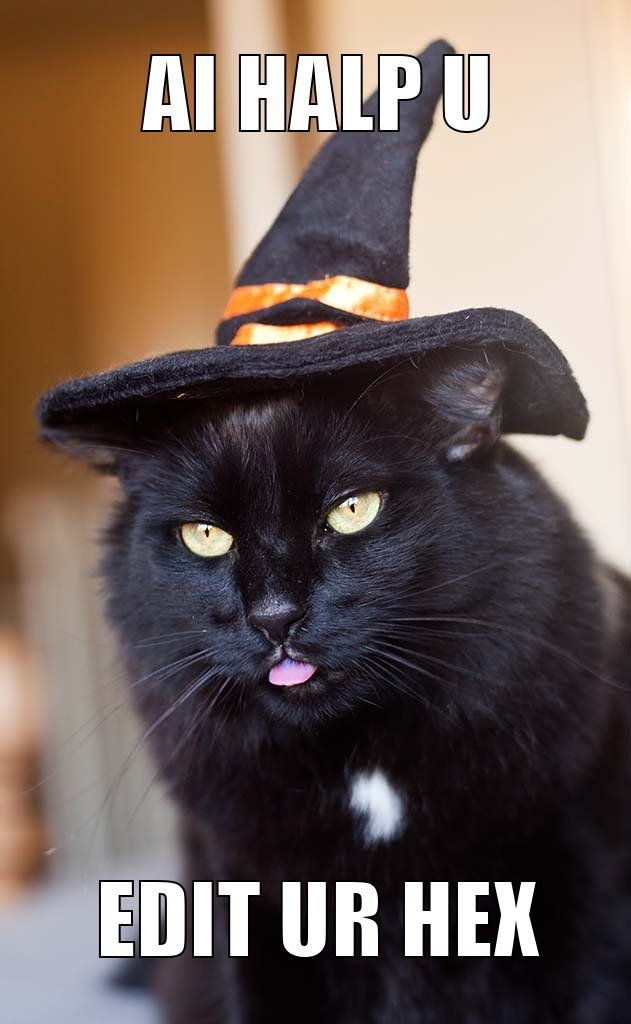
#> input picture CTF-writeups-public/writeups/PicoCTF_2018/writeupfiles/hex_editor.jpg, 631 x 1024 px
$ python extractlsb.py --inputimage ../../../CTF-writeups-public/writeups/PicoCTF_2018/writeupfiles/hex_editor.jpg
#> lines starting #> are read from the running program, lines starting #| are printed output that depends on the picture; after the words box and inside, x2 and y2 are one past the last pixel; in counts of white or black regions, pixels touching at a corner belong together
import argparse
import binascii
from pathlib import Path
from PIL import Image, ImageFile
ImageFile.LOAD_TRUNCATED_IMAGES = True


def text_from_bits(bits):
    n = int(bits, 2)
    return int2bytes(n)


def int2bytes(i):
    hex_string = '%x' % i
    n = len(hex_string)
    return binascii.unhexlify(hex_string.zfill(n + (n & 1)))


def extract_lsb(inputimage, text, invert, decode, resize, interlace, bit):
#> called with text = False, invert = False, decode = False, interlace = False, bit = 0
    outfilename = Path(inputimage).resolve().stem
    img = Image.open(inputimage)
#> img is the input picture: PIL image 631x1024 RGB; mean R, G, B 112.8, 97.6, 90.6
    img = img.convert('RGB')  # TODO: add support for alpha channel?
    pixels = img.load()

    (w, h) = img.size
#> w = 631; h = 1024
    print(w, h)
#| 631 1024

    background = "white" if invert else "black"
    foreground = (0, 0, 0) if invert else (255, 255, 255)

    outimg_r = Image.new('RGB', (w, h), background)
#> outimg_r: PIL image 631x1024 RGB; every value is 0
    outimg_g = Image.new('RGB', (w, h), background)
    outimg_b = Image.new('RGB', (w, h), background)

    pixels_r = outimg_r.load()
    pixels_g = outimg_g.load()
    pixels_b = outimg_b.load()

    if text or decode:
        pixels_txt = ['', '', '']

    for j in range(0, h):
        if text or decode:
            for i in range(0, 3):
                pixels_txt[i] += '\n'
        for i in range(0, w):
            (r, g, b) = pixels[i, j]
            if r & (2 ** bit):
                pixels_r[i, j] = foreground
            if g & (2 ** bit):
                pixels_g[i, j] = foreground
            if b & (2 ** bit):
                pixels_b[i, j] = foreground
            if text or decode:
                pixels_txt[0] += str(r & 1) if not invert else str((r & 1) ^ 1)
                pixels_txt[1] += str(g & 1) if not invert else str((g & 1) ^ 1)
                pixels_txt[2] += str(b & 1) if not invert else str((b & 1) ^ 1)

    if resize:
        r=int(resize)
        outimg_r = outimg_r.resize((r * w, r * h))
        outimg_g = outimg_g.resize((r * w, r * h))
        outimg_b = outimg_b.resize((r * w, r * h))

    outimg_r.save(outfilename + "_lsb_r.%s.png" % bit)
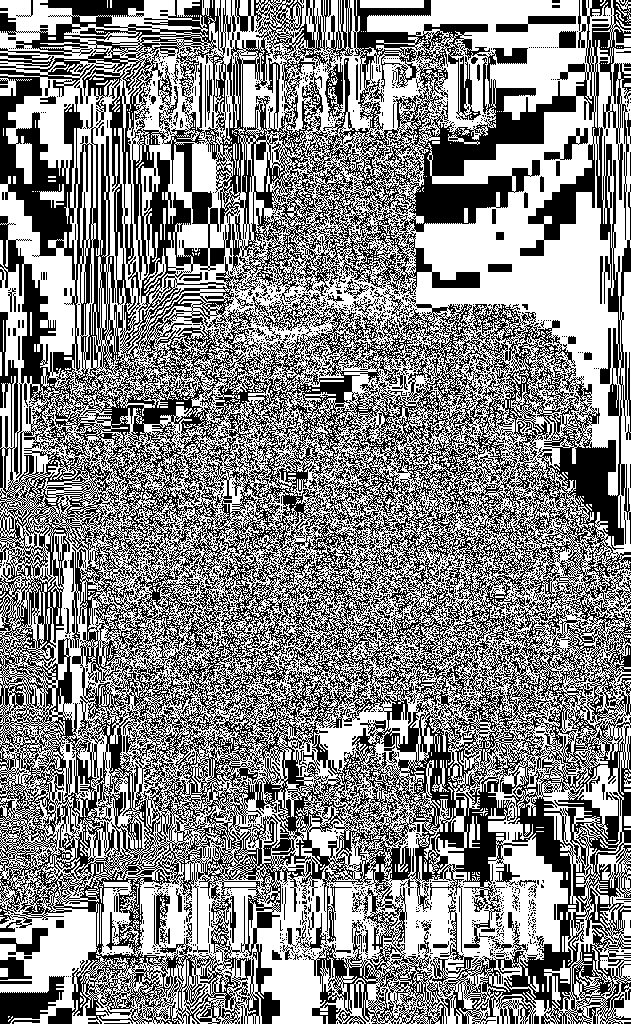
#> saved as hex_editor_lsb_r.0.png: PIL image 631x1024 RGB; 53.5% white; 1774 black regions (1636 under 20 px), largest, box (x1, y1, x2, y2) and area: (0, 0, 631, 1024) 285112, (0, 976, 65, 1024) 1582, (496, 16, 576, 32) 640
    outimg_g.save(outfilename + "_lsb_g.%s.png" % bit)
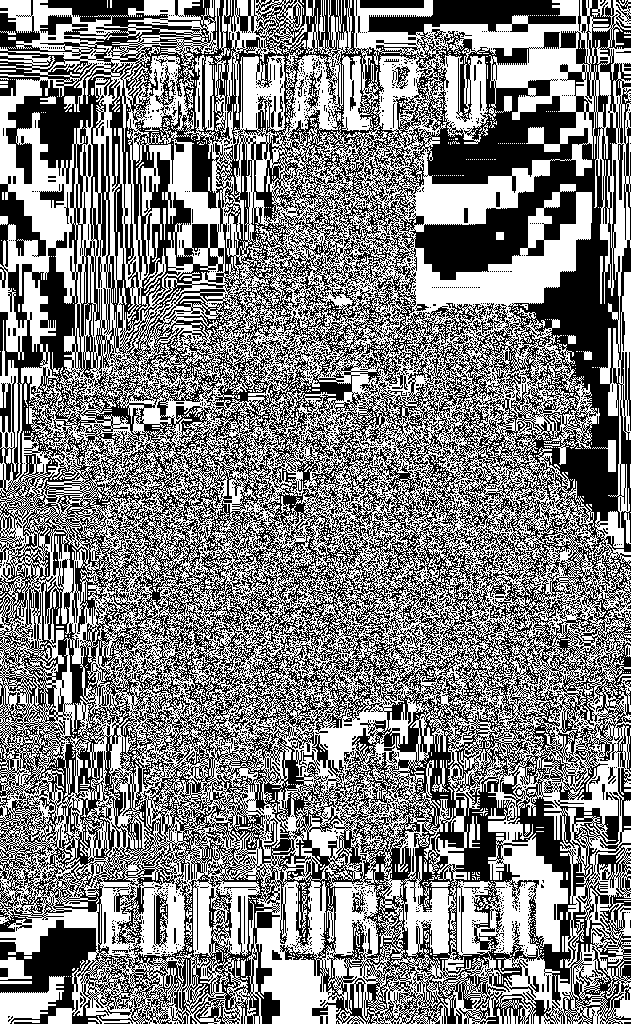
#> saved as hex_editor_lsb_g.0.png: PIL image 631x1024 RGB; 50.8% white; 1707 black regions (1626 under 20 px), largest, box (x1, y1, x2, y2) and area: (0, 0, 631, 1024) 308020, (360, 0, 424, 8) 512, (154, 891, 168, 947) 462
    outimg_b.save(outfilename + "_lsb_b.%s.png" % bit)
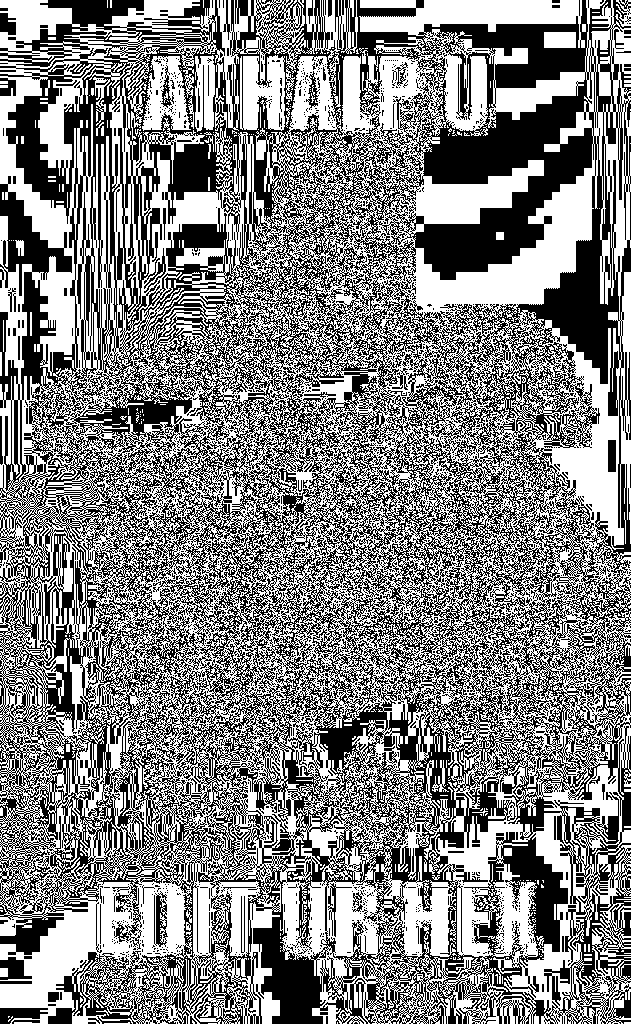
#> saved as hex_editor_lsb_b.0.png: PIL image 631x1024 RGB; 51.5% white; 1613 black regions (1524 under 20 px), largest, box (x1, y1, x2, y2) and area: (0, 0, 631, 1024) 302568, (0, 1008, 48, 1024) 499, (154, 891, 168, 947) 452

    if text:
        with open(outfilename + '_lsb_r.txt', 'w') as fr, open(outfilename + '_lsb_g.txt', 'w') as fg, open(outfilename + '_lsb_b.txt', 'w') as fb:
            fr.write(pixels_txt[0].lstrip())
            fg.write(pixels_txt[1].lstrip())
            fb.write(pixels_txt[2].lstrip())
        if interlace:
            with open(outfilename + '_lsb_rgb.txt', 'w') as fi:
                for i in range(0, len(pixels_txt[0])):
                    fi.write(pixels_txt[0][i].lstrip())
                    fi.write(pixels_txt[1][i].lstrip())
                    fi.write(pixels_txt[2][i].lstrip())


    # convert the bitstring to bytes and save
    # TODO needs work on: padding, encodings
    if decode:
        #padsize = 8 - len(pixels_txt[0].replace('\n', '')) % 8
        pixels_txt[0] = pixels_txt[0].replace('\n', '')
        pixels_txt[1] = pixels_txt[1].replace('\n', '')
        pixels_txt[2] = pixels_txt[2].replace('\n', '')
        with open(outfilename + '_lsb_r.bin', 'wb') as fr, open(outfilename + '_lsb_g.bin', 'wb') as fg, open(outfilename + '_lsb_b.bin', 'wb') as fb:
            fr.write(text_from_bits(pixels_txt[0]))
            fg.write(text_from_bits(pixels_txt[1]))
            fb.write(text_from_bits(pixels_txt[2]))
        if interlace:
            pixels_interlaced = ''
            for i in range(0, len(pixels_txt[0])):
                pixels_interlaced += pixels_txt[0][i].lstrip() + pixels_txt[1][i].lstrip() + pixels_txt[2][i].lstrip()
            print("oi: "+ pixels_interlaced)
            with open(outfilename + '_lsb_rgb.bin', 'wb') as fi:
                fi.write(text_from_bits(pixels_interlaced)[:])


if __name__ == '__main__':
    parser = argparse.ArgumentParser(description='Extract LSB from each channel of an image')
    parser.add_argument('-i', '--inputimage', help='Input image', required=True)
    parser.add_argument('--text', action='store_true', help='also output textual format')
    parser.add_argument('--interlace', action='store_true', help='interlace channels for text/bin output')
    parser.add_argument('--invert', action='store_true', help='invert colours')
    parser.add_argument('--decode', action='store_true', help='try to decode bitstring')
    parser.add_argument('--resize', help='resize output image by this factor')
    parser.add_argument('--bit', type=int, default=0, help='Which bit to extract (0 = LSB, 1 = next)')
    args = vars(parser.parse_args())

    extract_lsb(**args)
